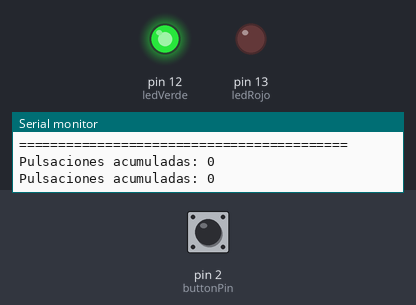
Recording of a sketch running on a simulated Arduino Uno, built with avr-gcc and run on an emulated ATmega328P. Parts: output pins drawn as LEDs (lit = HIGH), the last lines printed to the serial monitor. Inputs (shaded band) come from the test bench; at power-on: pin 2 (buttonPin) LOW.

Above: at 1.2 s.
1.3 s: pin 2 (buttonPin) pulled HIGH for 0.15 s
At 1.37 s:
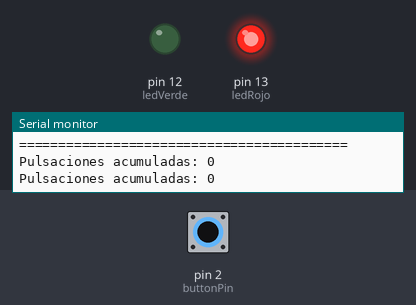
2.9 s: pin 2 (buttonPin) pulled HIGH for 3.2 s
At 6.4 s:
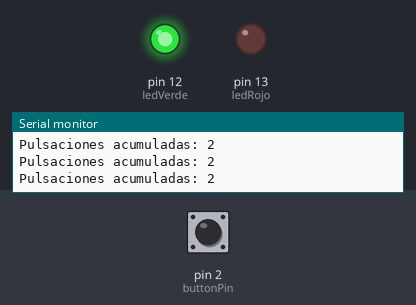
Timing chart, 0 to 7.9 s (numbered marks = the images above; inputs shaded):
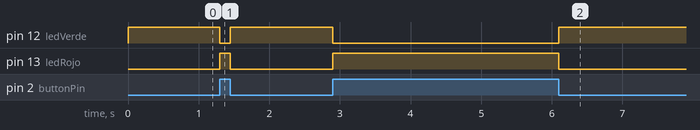

Measured:
- after the input at 1.3 s, pin 12 (ledVerde): HIGH → LOW at once, → HIGH 0.15 s later; pin 13 (ledRojo): LOW → HIGH at once, → LOW 0.15 s later
- after the input at 2.9 s, pin 12 (ledVerde): HIGH → LOW at once, → HIGH 3.2 s later; pin 13 (ledRojo): LOW → HIGH at once, → LOW 3.2 s later

The sketch:

lab-02-reto-2.ino
```cpp
// ============================================================
// RETO 2: Conteo de eventos por interrupción (Hardware + ISR)
// ============================================================
// Mantiene el circuito de la Sesión 1:
//   - Botón en Pin 2 (INT0) con resistencia pull-down de 10 kΩ.
//   - LED Rojo en Pin 13 y LED Verde en Pin 12.
// ============================================================

// === DEFINICIÓN DE PINES ===
const int buttonPin = 2;   // Pin de entrada con interrupción externa (INT0)
const int ledRojo   = 13;  // Indicador visual
const int ledVerde  = 12;  // Indicador visual

// === VARIABLES COMPARTIDAS CON LA ISR ===
// 'volatile' evita que el compilador optimice/cachee la variable en registros
volatile unsigned int contadorPulsaciones = 0;
volatile unsigned long ultimoTiempoInterrupt = 0; // Para filtro de debouncing
const unsigned long tiempoDebounceMicros = 50000;  // 50 ms en microsegundos

// === RUTINA DE SERVICIO DE INTERRUPCIÓN (ISR) ===
void ISR_contarPulsacion() {
  unsigned long tiempoActual = micros();

  // Filtro Anti-Rebote (Debounce): ignora pulsos mecánicos falsos dentro de 50 ms
  if (tiempoActual - ultimoTiempoInterrupt > tiempoDebounceMicros) {
    contadorPulsaciones++;
    ultimoTiempoInterrupt = tiempoActual;
  }
}

void setup() {
  // Configuración de direcciones GPIO
  pinMode(buttonPin, INPUT);
  pinMode(ledRojo, OUTPUT);
  pinMode(ledVerde, OUTPUT);

  // Estado inicial de actuadores (Botón liberado: Verde ON, Rojo OFF)
  digitalWrite(ledRojo, LOW);
  digitalWrite(ledVerde, HIGH);

  // Inicialización de la UART a 9600 baudios
  Serial.begin(9600);
  Serial.println("==========================================");
  Serial.println("Reto 2 Iniciado: Conteo por Interrupcion");
  Serial.println("==========================================");

  // Configuración de la Interrupción Externa en el Pin 2 (INT0)
  // RISING: detecta el flanco de subida (cuando se presiona el botón)
  attachInterrupt(digitalPinToInterrupt(buttonPin), ISR_contarPulsacion, RISING);
}

void loop() {
  // --- Lógica de Actuadores (Visualización de Estado) ---
  int estadoBoton = digitalRead(buttonPin);
  if (estadoBoton == HIGH) {
    digitalWrite(ledRojo, HIGH);
    digitalWrite(ledVerde, LOW);
  } else {
    digitalWrite(ledRojo, LOW);
    digitalWrite(ledVerde, HIGH);
  }

  // --- Sección Crítica: Lectura segura de la variable 'volatile' ---
  noInterrupts(); // Pausa interrupciones para evitar lecturas corruptas de 16 bits
  unsigned int valorConteo = contadorPulsaciones;
  interrupts();   // Reactiva interrupciones inmediatamente

  // --- Reporte por Monitor Serie cada 500 ms ---
  static unsigned long ultimoReporte = 0;
  if (millis() - ultimoReporte >= 500) {
    ultimoReporte = millis();
    Serial.print("Pulsaciones acumuladas: ");
    Serial.println(valorConteo);
  }
}
```
